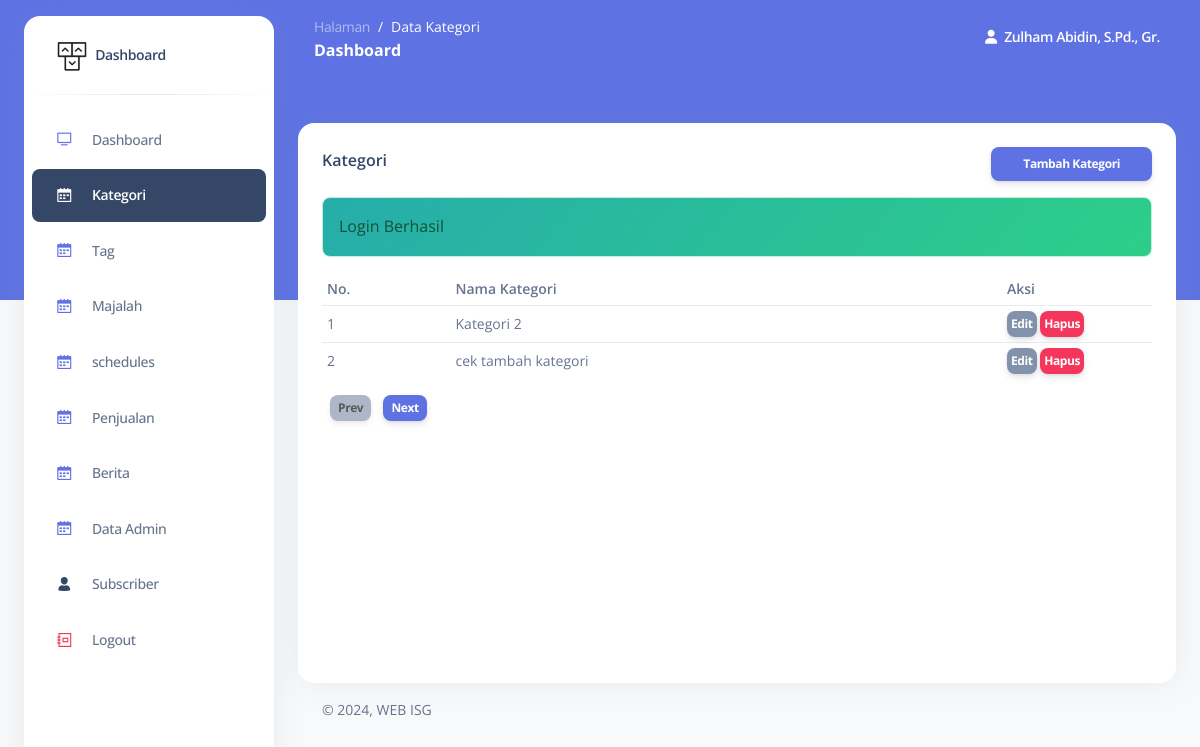
/admin/kategori.php (signed in), run on an earlier commit of the app's database.
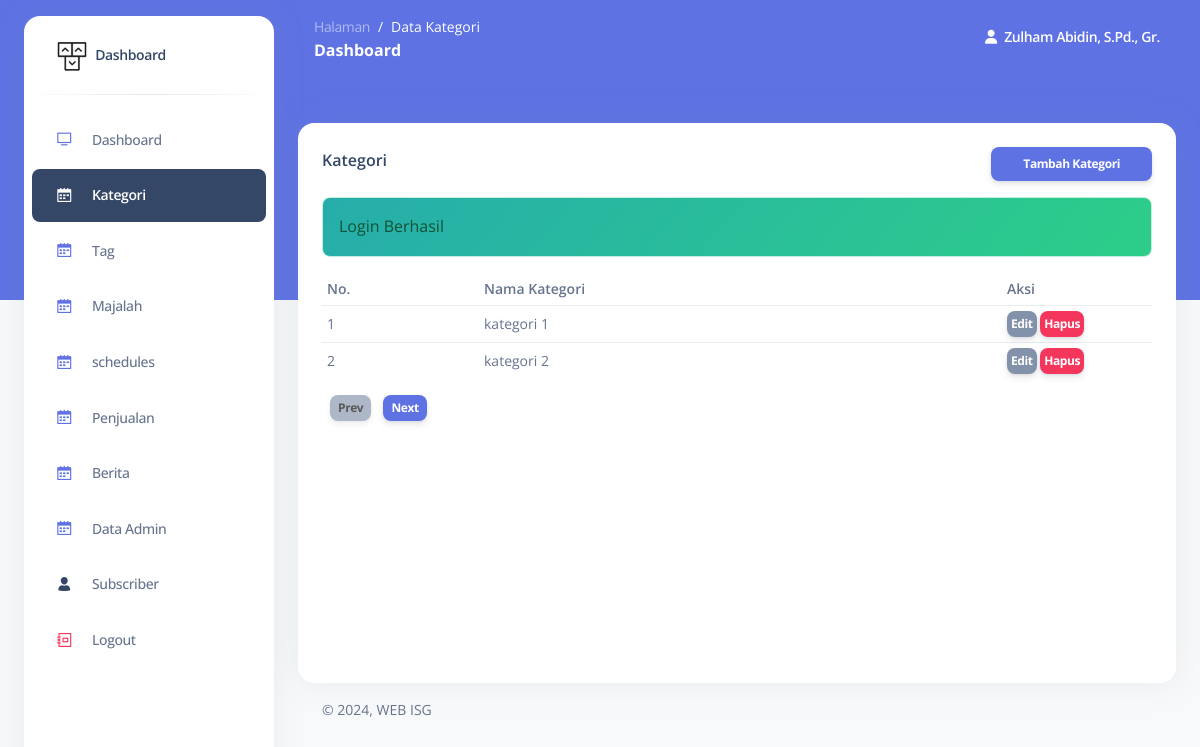
And on a later commit of the database.
### tables this page shows
CREATE TABLE `kategori` (
  `id_kategori` int NOT NULL,
  `nama` varchar(100) NOT NULL DEFAULT '0'
);

### admin/function/query.php (called while the page is built, shortened)
<?php
function query_select($table, $role = [])
{
  global $conn;
  $sql = "SELECT * FROM $table";
  if (isset($role['limit'])) {
    $sql .= " LIMIT " . $role['limit'];
  }
  $result = mysqli_query($conn, $sql);
  $rows = [];
  while ($row = mysqli_fetch_assoc($result)) {
    $rows[] = $row;
  }
  return $rows;
}

### admin/kategori.php (the view, shortened to what this page needs)
<?php
$dataCount = 10;
$page = getPage();
$first = $page > 1 ? ($page * $dataCount) - $dataCount : 0;
$previousPage = $page - 1;
$nextPage = $page + 1;
$data = query_select("kategori", [
	"limit" => "$first, $dataCount",
]);
 ?>
<!DOCTYPE html>
<html lang="en">
<body class="g-sidenav-show   bg-gray-100">
  <main class="main-content position-relative border-radius-lg ">
    <div class="container-fluid py-4">
      <div class="row mt-4">
        <div class="col-lg-12 mb-lg-0 mb-4">
          <div class="card " style="min-height: 70vh">
            <div class="card-body">
            	<div class="d-flex justify-content-between">
	              <h6 class="mb-2">Kategori</h6>
            		<a href="kategori-add.php" class="btn btn-sm btn-primary">Tambah Kategori</a>
            	</div>
	            <div class="table-responsive">
	              <table class="table align-items-center ">
	              	<thead>
	              		<tr>
	              			<th>No.</th>
	              			<th>Nama Kategori</th>
	              			<th style="width: 150px">Aksi</th>
	              		</tr>
	              	</thead>
	                <tbody>
	                	<?php if ($data): ?>
	                		<?php $no = 1; ?>
	                		<?php foreach ($data as $val): ?>
	                			<tr>
	                				<td><?= $first + $no++ ?></td>
	                				<td><?= $val["nama"] ?></td>
	                				<td>
	                					<a href="kategori-edit.php?id=<?= $val["id_kategori"] ?>" class="p-1 mb-0 btn btn-sm btn-secondary">Edit</a>
	                					<a href="hapus.php?id=<?= $val["id_kategori"] ?>&data=kategori" class="p-1 mb-0 btn btn-sm btn-danger">Hapus</a>
	                				</td>
	                			</tr>
	                		<?php endforeach ?>
	                	<?php endif ?>
	                </tbody>
	              </table>
	              <?php if ($data): ?>
	              <div class="d-flex justify-content-start">
                      <div>
                          <a href="?page=<?= $previousPage ?><?= get("q") ? "&q=" . get("q") : "" ?>" class="btn btn-sm ms-2 py-1 px-2 btn-secondary <?= $page == 1 ? "disabled" : "" ?>">Prev</a>
                          <a href="?page=<?= $nextPage ?><?= get("q") ? "&q=" . get("q") : "" ?>" class="btn btn-sm ms-2 py-1 px-2 btn-primary">Next</a>
                      </div>
                  </div>
	            </div>
	              <?php endif ?>
            </div>
          </div>
        </div>
      </div>
    </div>
  </main>
</body>
</html>

What changed in the data, as far as the page shows it:
removed kategori: no "2", nama "cek tambah kategori"
changed kategori: nama "Kategori 2" → "kategori 1"
added kategori: no "2", nama "kategori 2"
